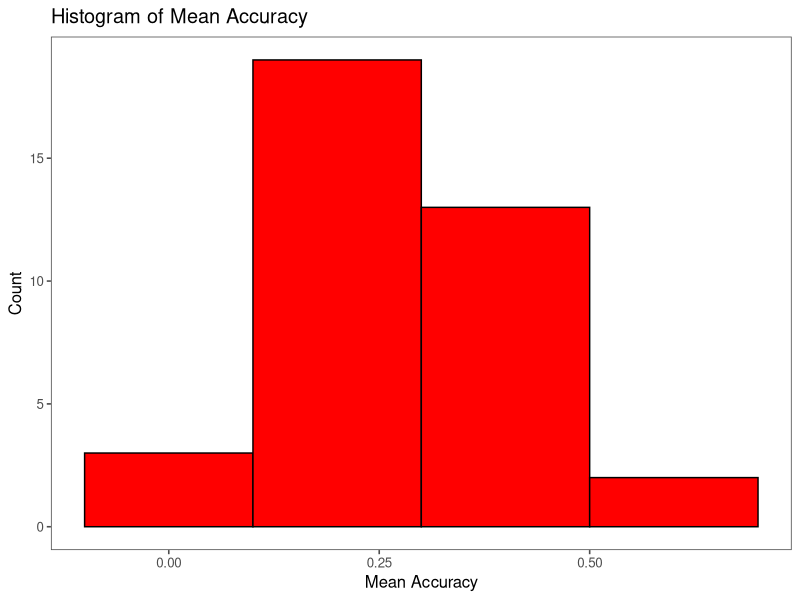
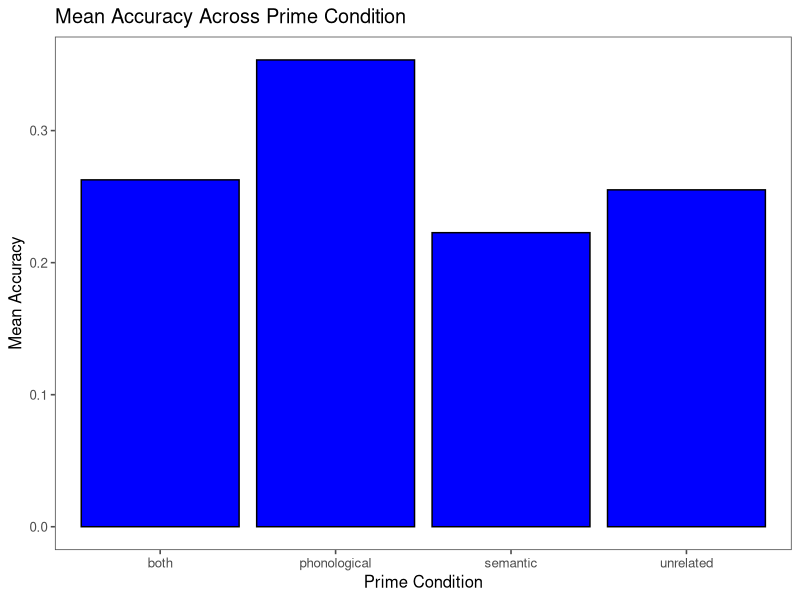
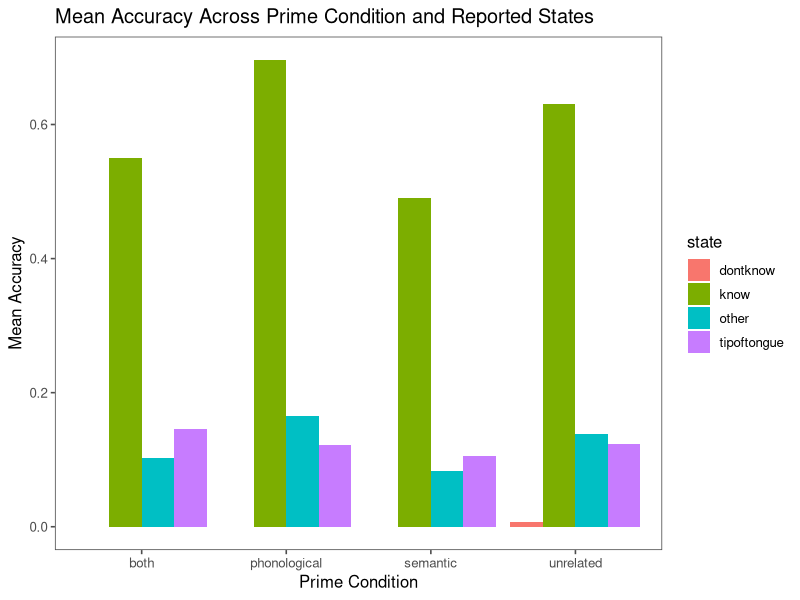

Source code (R) for these figures, in order:
## ---- chunk 1
library(tidyverse)
library(ggthemes)
## ---- chunk 2
assignment4 = read_csv("assignment4.csv")
## ---- chunk 3
nrow(assignment4) 
ncol(assignment4)
## ---- chunk 4

num_subjects = 
assignment4 %>% 
  pull(subject)

unique_subjects = unique(num_subjects)

trial_groups = 
assignment4 %>%
  group_by(trial)

num_trials = count(trial_groups)
## ---- chunk 5
prime_conditions = 
assignment4 %>% 
  pull(prime_condition)

lev_prime = levels(prime_conditions) <- c("both", "semantic", "unrelated","phonological") 

states = 
assignment4 %>% 
  pull(state)

lev_state= levels(states) <- c("know", "dontknow", "tipoftongue","other") 


## ---- chunk 6
prime_information = 
  assignment4 %>% 
  select(subject, prime_condition)
## ---- chunk 7
phonological = 
   assignment4 %>%
   filter(prime_condition == "phonological" & accuracy == "1")
## ---- chunk 8
subject_acc = 
  assignment4 %>% 
  group_by(subject) %>%
  summarise(subject_id = mean(accuracy))
## ---- chunk 9
prime_acc = assignment4 %>% 
  group_by(prime_condition) %>%
  summarise(mean_acc = mean(accuracy),sd_acc = sd(accuracy))
## ---- chunk 10
subject_acc %>% 
  ggplot(aes(x = subject_id)) +
  geom_histogram(binwidth = 0.2, 
                 fill = "red", 
                 color = "black", 
                 position = "identity") + 
  theme_few() +
  xlab("Mean Accuracy") + ylab ("Count") + ggtitle("Histogram of Mean Accuracy")
## ---- chunk 11
prime_acc %>% 
  ggplot(aes(x = prime_condition, y = mean_acc)) +
  geom_bar(stat = "identity",
           fill = "blue", 
           color = "black") + 
  theme_few() +
  xlab("Prime Condition") + ylab ("Mean Accuracy") + ggtitle("Mean Accuracy Across Prime Condition")
## ---- chunk 12
state_prime_acc = 
  assignment4 %>% 
  group_by(prime_condition, state) %>%
  summarise(mean_acc = mean(accuracy))
## ---- chunk 13
state_prime_acc %>% 
  ggplot(aes(x = prime_condition, y = mean_acc, fill = state)) +
  geom_bar(stat = "identity",
           position = "dodge") +
  theme_few() +
  xlab("Prime Condition") + ylab ("Mean Accuracy") + ggtitle("Mean Accuracy Across Prime Condition and Reported States")
